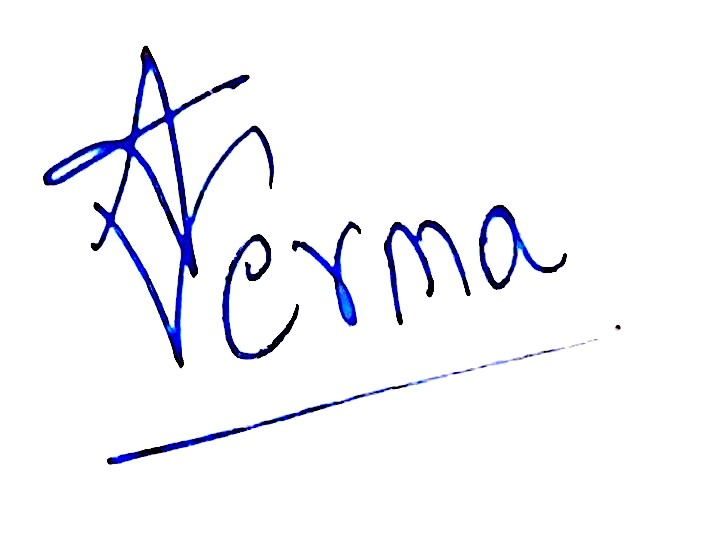
%> input picture x.jpg, 712 x 535 px
$ octave shifting.m   (GNU Octave 9; MATLAB toolbox functions it lacks are replaced by stand-ins)
%> lines starting %> are read from the running program, lines starting %| are printed output that depends on the picture
rimg1 = imread('x.jpg');
%> rimg1 is the input picture: size 535x712x3 uint8; mean R, G, B 244.2, 244.6, 249.1
img1 = rgb2gray(rimg1);
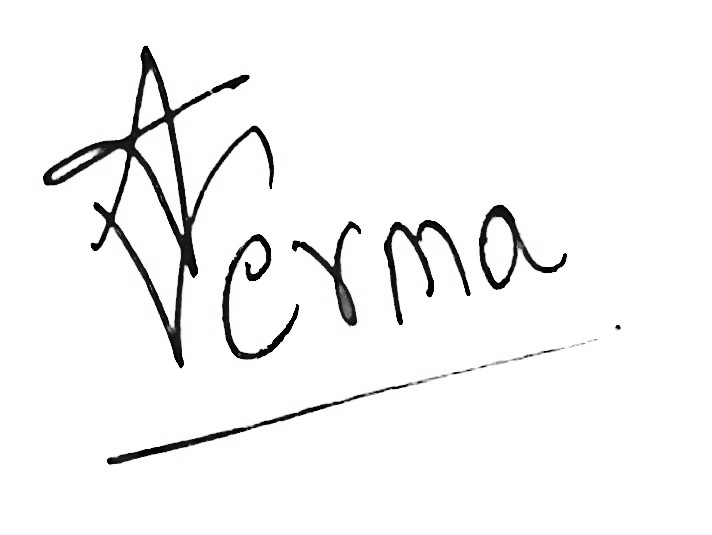
%> img1: size 535x712 uint8; min 0, max 255, mean 245
[r1 , c1] = size(img1);
%> r1 = 535; c1 = 712

for i = 1:r1
X(i,:) = fft(img1(i,:));
end
for j = 1:c1
Y(:,j) = fft(X(:,j));
end

M = Y;
N = Y;
M = fftshift(M);

fimg1 = abs(M);
fimg1 = (fimg1 - min(min(fimg1)))./(max(max(fimg1))).*255;

fimg2 = abs(N);
fimg2 = (fimg2 - min(min(fimg2)))./(max(max(fimg2))).*255;

figure


subplot(1,2,2);
imshow(fimg2);
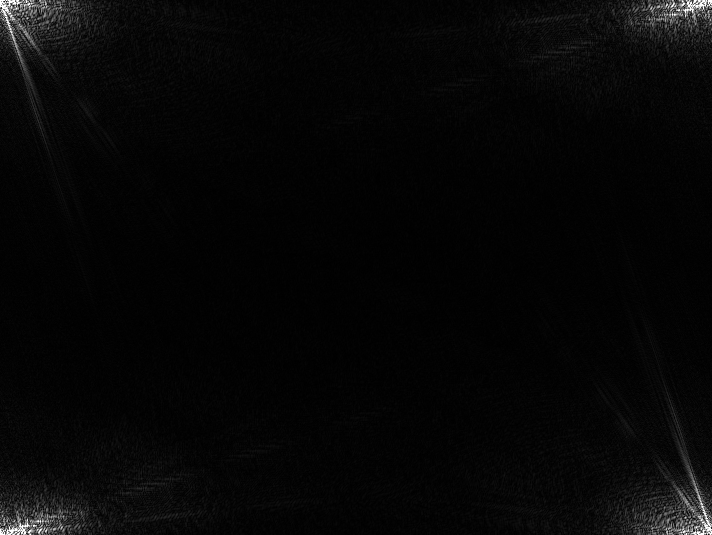
%> displayed picture: size 535x712, on the screen's scale of 0 to 255; min 0, max 255, mean 6.6
title('without shifting');

subplot(1,2,1);
imshow(fimg1);
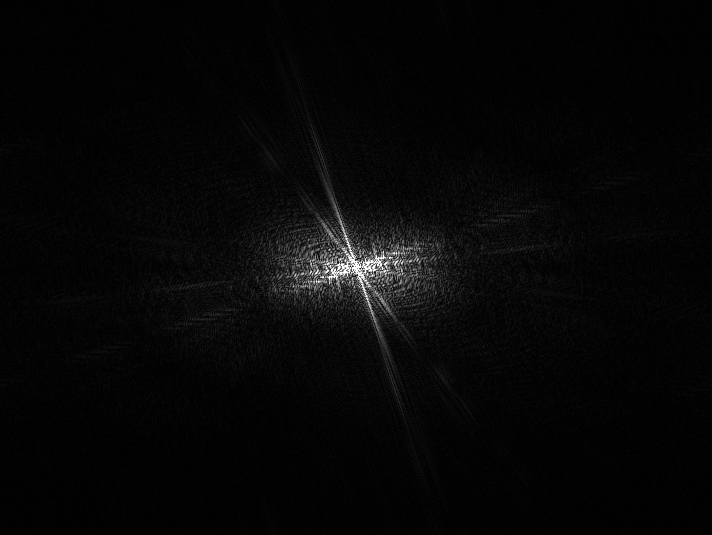
%> displayed picture: size 535x712, on the screen's scale of 0 to 255; min 0, max 255, mean 6.6; mean of the top-left, top-right, bottom-left and bottom-right quarters 6.9, 6.3, 6.3, 7
title('with shifting');

figure
imshow(rimg1);

$ run again, with t1.jpg copied over x.jpg
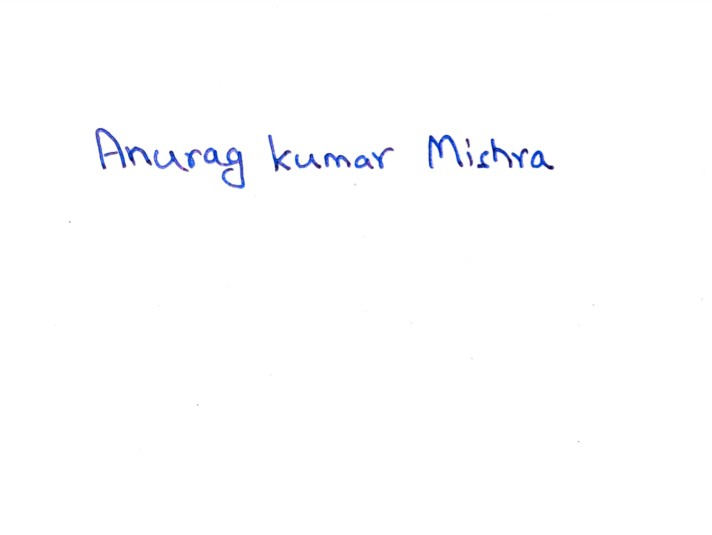
%> input picture t1.jpg, 712 x 535 px
%> rimg1 is the input picture: size 535x712x3 uint8; mean R, G, B 253.2, 253.5, 254.3
%> `imshow(fimg2);`:
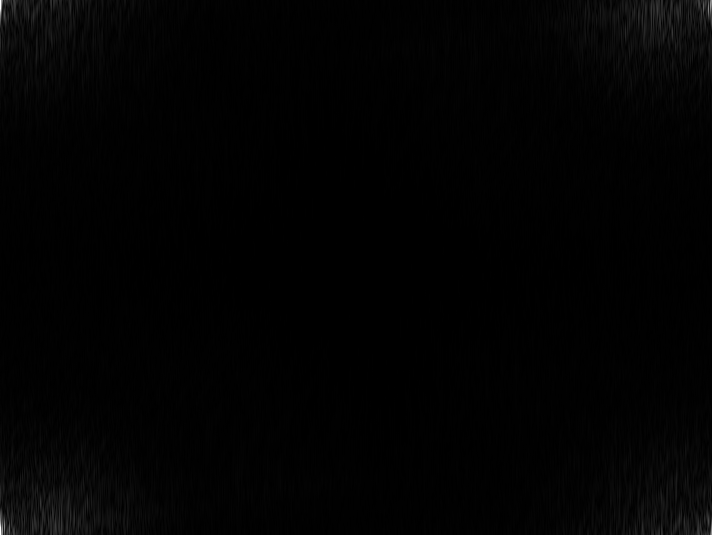
%> displayed picture: size 535x712, on the screen's scale of 0 to 255; min 0, max 255, mean 2.2
%> `imshow(fimg1);`:
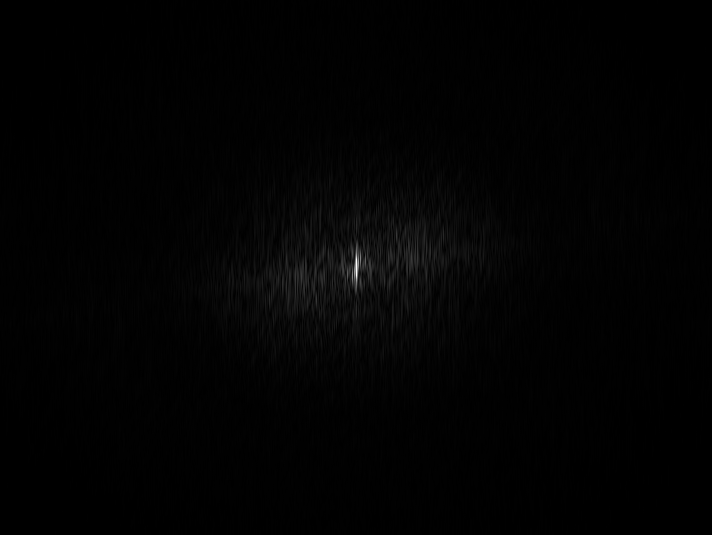
%> displayed picture: size 535x712, on the screen's scale of 0 to 255; min 0, max 255, mean 2.2; mean of the top-left, top-right, bottom-left and bottom-right quarters 1.8, 2.6, 2.6, 1.9
